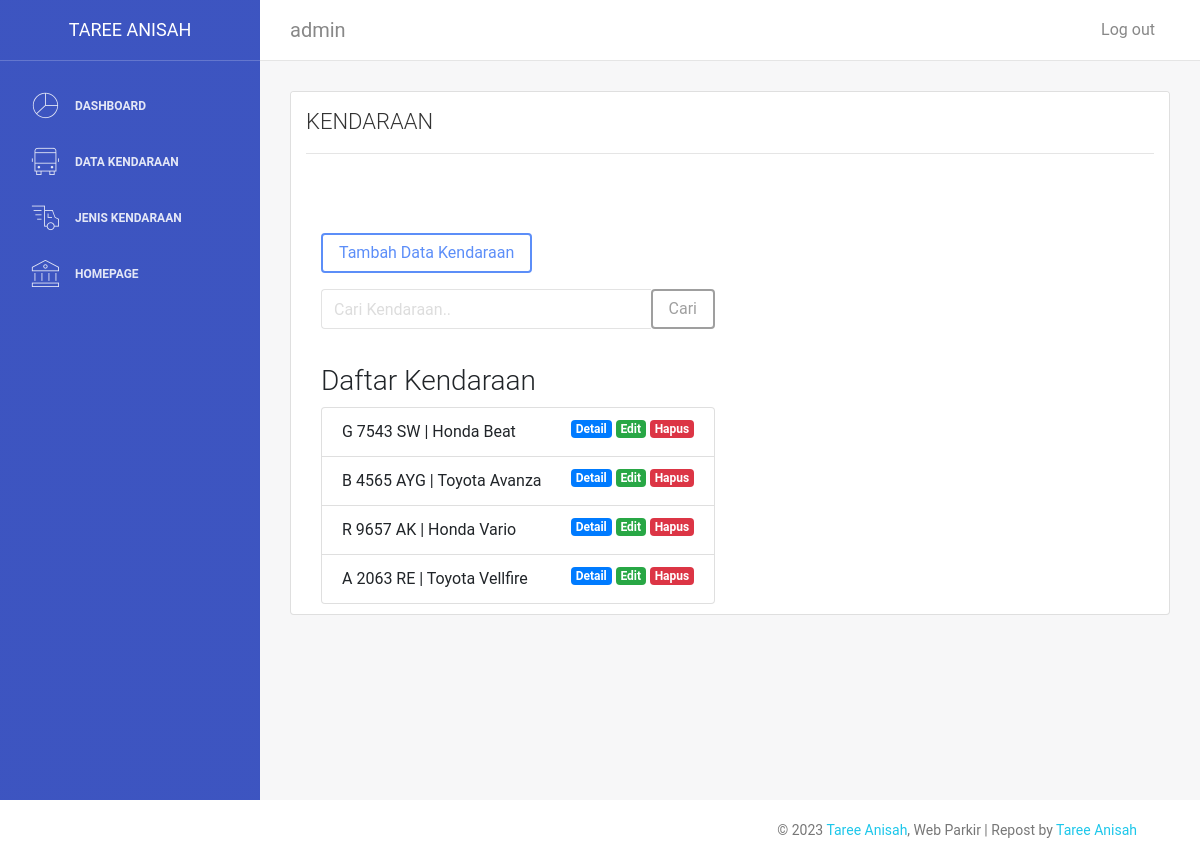
Screenshot of /admin/kendaraan.php (signed in) with the database file from the repository.
### tables this page shows
CREATE TABLE `kendaraan` (
  `id` int(11) NOT NULL,
  `nomor_polisi` varchar(10) DEFAULT NULL,
  `nama_kendaraan` varchar(50) DEFAULT NULL,
  `merk_kendaraan` varchar(20) DEFAULT NULL,
  `id_jenisKendaraan` int(11) DEFAULT NULL
);

### admin/kendaraan.php (the view, shortened to what this page needs)
<!DOCTYPE html>
<html lang="en">
<head>
    <?php require_once('template/css.php'); ?>
</head>
<body>
    <div class="wrapper">
        <div class="sidebar" data-image="../vendor/light-bootstrap/assets/img/">
            <?php require_once('template/sidebar.php'); ?>
        </div>
        <div class="main-panel">
            <?php require_once('template/nav.php'); ?>
            <div class="content">
                <div class="container-fluid">
                    <div class="card ">
                        <div class="card-header ">
                            <h4 class="card-title">KENDARAAN</h4>
                            <hr>
                        </div>
                        <div class="card-body ">
                            <div class="container mt-5">
                                <div class="row mb-3">
                                    <div class="col-lg-6">
                                        <a class="btn btn-primary tambahData" href="kendaraan_tambah.php">
                                            Tambah Data Kendaraan
                                        </a>
                                    </div>
                                </div>
                                <div class="row mb-3">
                                    <div class="col-lg-6">
                                        <form action="kendaraan.php" method="get">
                                            <div class="input-group">
                                                <input type="text" class="form-control" placeholder="Cari Kendaraan.." name="cari" id="cari">
                                                <div class="input-group-append">
                                                    <button class="btn btn-outline-secondary" type="submit" id="tombolCari">Cari</button>
                                                </div>
                                            </div>
                                        </form>
                                    </div>
                                </div>
                                <div class="row text-center mt-2">
                                    <div class="col-md-6">
                                    </div>
                                </div>
                                <div class="row">
                                    <div class="col-md-6">
                                        <h3>Daftar Kendaraan</h3>
                                        <ul class="list-group">
                                            <?php
                                            include "../config/config.php";
                                            if(isset($_GET['cari'])){
                                                $cari = $_GET['cari'];
                                                $data = mysqli_query($koneksi,"SELECT * FROM kendaraan WHERE nomor_polisi LIKE '%".$cari."%' OR nama_kendaraan LIKE '%".$cari."%' OR merk_kendaraan LIKE '%".$cari."%'");
                                            }else{
                                                $data = mysqli_query($koneksi,"SELECT * FROM kendaraan");
                                            }
                                            ?>
                                            <?php while ($kendaraan = mysqli_fetch_assoc($data)): ?>
                                            <li class="list-group-item">
                                                <?= $kendaraan['nomor_polisi']; ?> | <?= $kendaraan['merk_kendaraan']; ?> <?= $kendaraan['nama_kendaraan']; ?>
                                                <a class="badge badge-danger float-right ml-1" onclick="return confirm('Anda Yakin?');" href="../config/kendaraan/do_hapus.php?id=<?= $kendaraan['id']; ?>">Hapus</a>
                                                <a class="badge badge-success float-right ml-1" href="kendaraan_edit.php?id=<?= $kendaraan['id']; ?>">Edit</a>
                                                <a href='#myModal' class='badge badge-primary float-right ml-1' id='custId' data-toggle='modal' data-id="<?= $kendaraan['id']; ?>">Detail</a>
                                            </li>
                                            <?php endwhile; ?>
                                        </ul>
                                    </div>
                                </div>
                                </div>
                            </div>
                        </div>
                    </div>
                </div>
            </div>
            <?php require_once('template/footer.php'); ?>
        </div>
</body>
</html>

### rows the page displays
kendaraan: nomor_polisi "G 7543 SW", merk_kendaraan "Honda", nama_kendaraan "Beat"
kendaraan: nomor_polisi "B 4565 AYG", merk_kendaraan "Toyota", nama_kendaraan "Avanza"
kendaraan: nomor_polisi "R 9657 AK", merk_kendaraan "Honda", nama_kendaraan "Vario"
kendaraan: nomor_polisi "A 2063 RE", merk_kendaraan "Toyota", nama_kendaraan "Vellfire"

### other values shown
$_SESSION['user']['username'] "admin"
